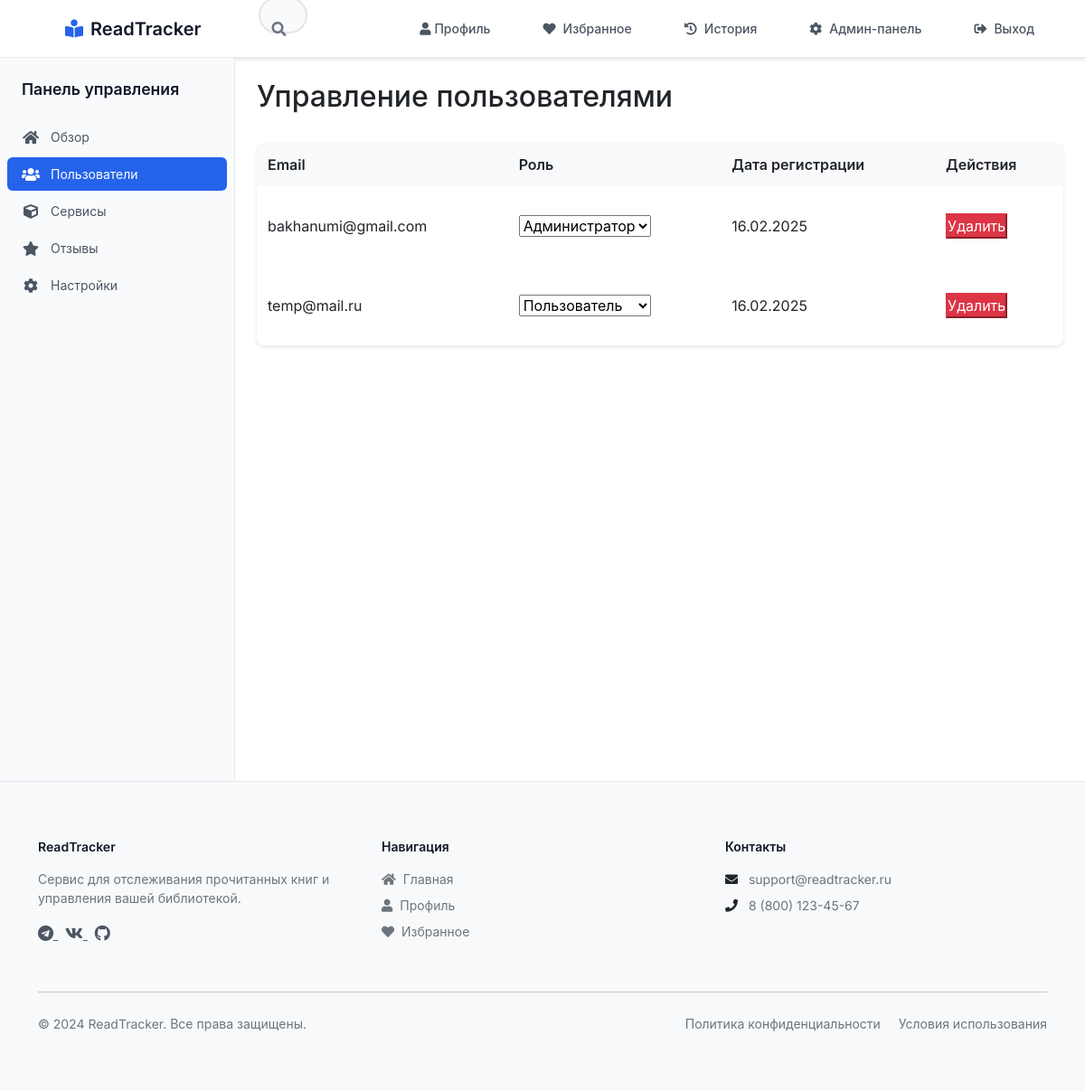
/admin/users (signed in), run on an earlier commit of the app's database.
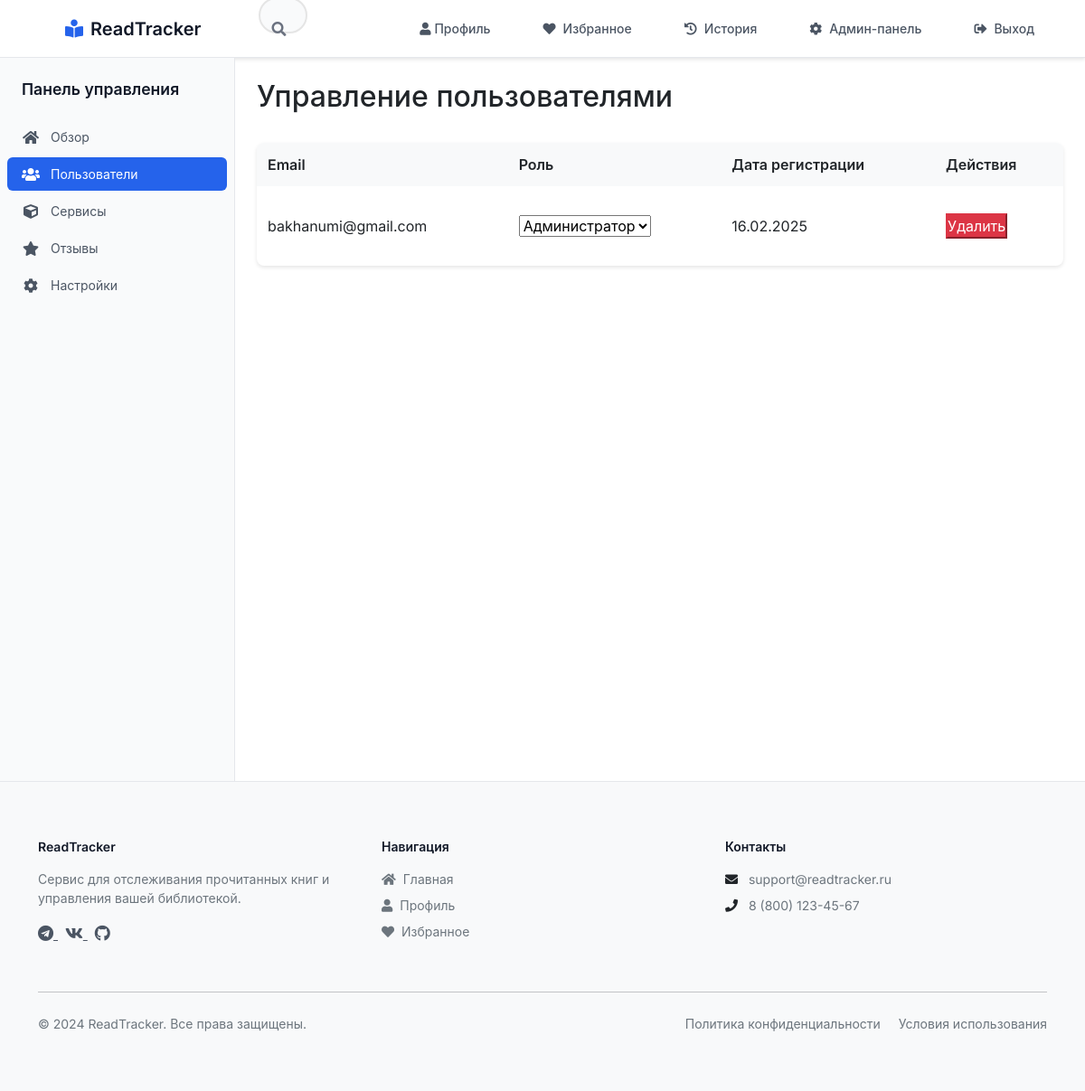
And on a later commit of the database.
### app.py (models this page shows, shortened)
class User(UserMixin, db.Model):
    id = db.Column(db.Integer, primary_key=True)
    email = db.Column(db.String(120), unique=True, nullable=False)
    password_hash = db.Column(db.String(200), nullable=False)
    role = db.Column(db.String(20), default='user')  # user, moderator, admin
    created_at = db.Column(db.DateTime, default=datetime.utcnow)
    favorites = db.relationship('Favorite', backref='user', lazy=True)
    view_history = db.relationship('ViewHistory', backref='user', lazy=True)
    reviews = db.relationship('Review', backref='user', lazy=True)

### app.py (the view)
@app.route('/admin/users')
@login_required
@admin_required
def admin_users():
    users = User.query.all()
    return render_template('admin/users.html', users=users)

### app.py (called while the page is built)
@login_manager.user_loader
def load_user(user_id):
    return User.query.get(int(user_id))

def admin_required(f):
    @wraps(f)
    def decorated_function(*args, **kwargs):
        if not current_user.is_authenticated or current_user.role != 'admin':
            flash('Доступ запрещен. Требуются права администратора.')
            return redirect(url_for('index'))
        return f(*args, **kwargs)
    return decorated_function

@app.context_processor
def utility_processor():
    return {
        'current_app': current_app
    }

### templates/admin/users.html (shortened to what this page needs)
{% extends "admin/base.html" %}
{% block admin_content %}
<div class="admin-header">
    <h2>Управление пользователями</h2>
</div>
<div class="users-table">
    <table>
        <thead>
            <tr>
                <th>Email</th>
                <th>Роль</th>
                <th>Дата регистрации</th>
                <th>Действия</th>
            </tr>
        </thead>
        <tbody>
            {% for user in users %}
            <tr>
                <td>{{ user.email }}</td>
                <td>
                    <form method="POST" action="{{ url_for('update_user_role', user_id=user.id) }}">
                        <select name="role" onchange="this.form.submit()">
                            <option value="user" {% if user.role == 'user' %}selected{% endif %}>Пользователь</option>
                            <option value="admin" {% if user.role == 'admin' %}selected{% endif %}>Администратор</option>
                        </select>
                    </form>
                </td>
                <td>{{ user.created_at.strftime('%d.%m.%Y') }}</td>
                <td>
                    <button class="btn-danger" onclick="deleteUser({{ user.id }})">Удалить</button>
                </td>
            </tr>
            {% endfor %}
        </tbody>
    </table>
</div>
{% endblock %}

What changed in the data, as far as the page shows it:
removed User: email "temp@mail.ru", role "Пользователь", created_at "16.02.2025"
